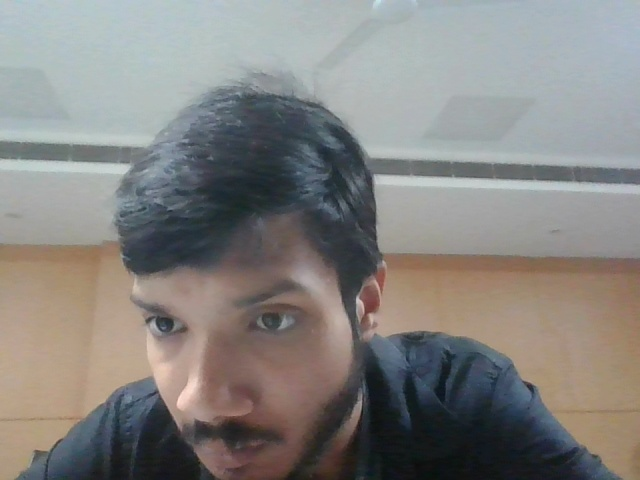
#> input picture debug_raw_cam0.jpg, 640 x 480 px, given in place of the camera
$ python test_logic.py
#> lines starting #> are read from the running program, lines starting #| are printed output that depends on the picture
### logic.py
import cv2
import screen_brightness_control as sbc

frontal_cascade = cv2.CascadeClassifier(
    cv2.data.haarcascades + 'haarcascade_frontalface_default.xml'
)
alt_cascade = cv2.CascadeClassifier(
    cv2.data.haarcascades + 'haarcascade_frontalface_alt2.xml'
)

def _count_faces(gray_eq):
    faces1 = frontal_cascade.detectMultiScale(
        gray_eq,
        scaleFactor=1.1,
        minNeighbors=5,
        minSize=(60, 60),
        flags=cv2.CASCADE_SCALE_IMAGE,
    )
    faces2 = alt_cascade.detectMultiScale(
        gray_eq,
        scaleFactor=1.1,
        minNeighbors=5,
        minSize=(60, 60),
        flags=cv2.CASCADE_SCALE_IMAGE,
    )
    count1 = len(faces1) if len(faces1) > 0 else 0
    count2 = len(faces2) if len(faces2) > 0 else 0
    return max(count1, count2)


def process_frame():
    cap = cv2.VideoCapture(0)

    try:
        for _ in range(20):
            cap.read()
#> this loop made 20 passes
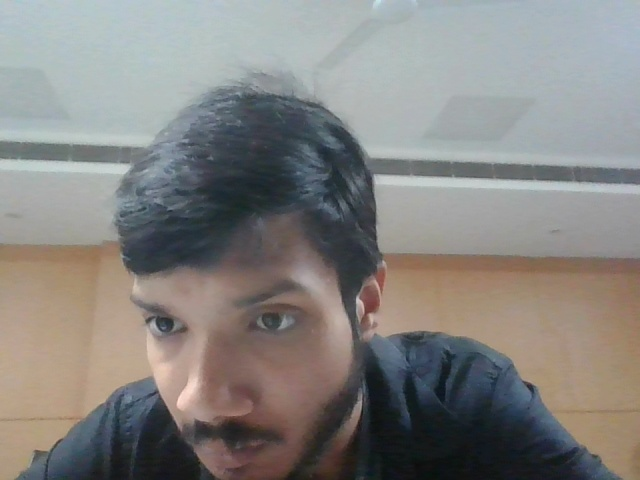
#> input picture debug_raw_cam0.jpg, 640 x 480 px, given in place of the camera

        votes = []
        for _ in range(3):
            ret, frame = cap.read()
            if not ret or frame is None:
                continue
            gray = cv2.cvtColor(frame, cv2.COLOR_BGR2GRAY)
            gray = cv2.equalizeHist(gray)
            votes.append(_count_faces(gray))
#> this loop made 3 passes
#> pass 1, in process_frame, `gray = cv2.cvtColor(frame, cv2.COLOR_BGR2GRAY)`:
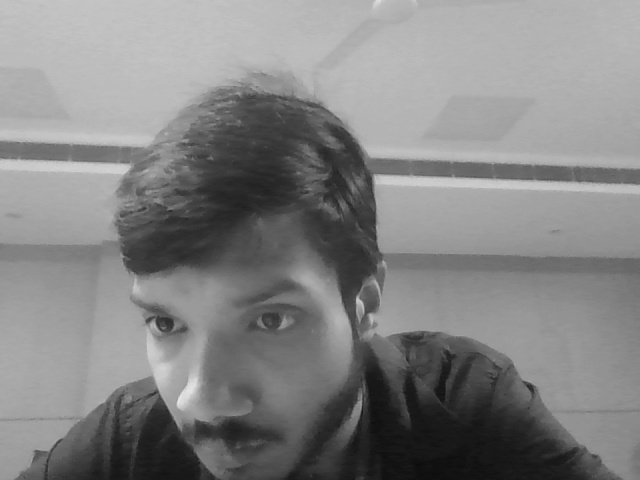
#> gray: shape (480, 640); min 12, max 232, mean 131.4
#> pass 1, in process_frame, `gray = cv2.equalizeHist(gray)`:
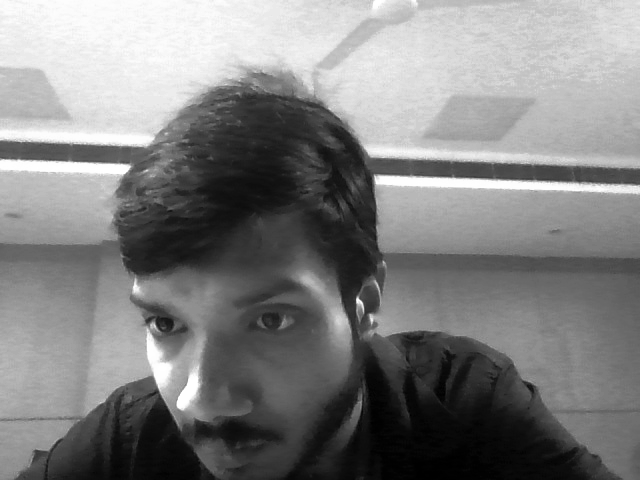
#> gray: shape (480, 640); min 0, max 255, mean 128.5
#> frame is the input picture: shape (480, 640, 3); mean B, G, R 128.5, 131.2, 132.9
#> after the loop, votes = [0, 0, 0]

        if not votes:
            return {"error": "Camera not accessible"}

        face_count = max(votes)
#> face_count = 0

        brightness = 100 if face_count >= 1 else 0
#> brightness = 0
        sbc.set_brightness(brightness)
#> (this line was passed over: screen_brightness_control is not available in this run)

        return {
            "faces_detected": face_count,
            "brightness_set": brightness,
        }

    finally:
        cap.release()

### test_logic.py
"""Quick test of the updated logic.py — run once to verify detection works."""
from logic import process_frame
result = process_frame()
print("Result:", result)
